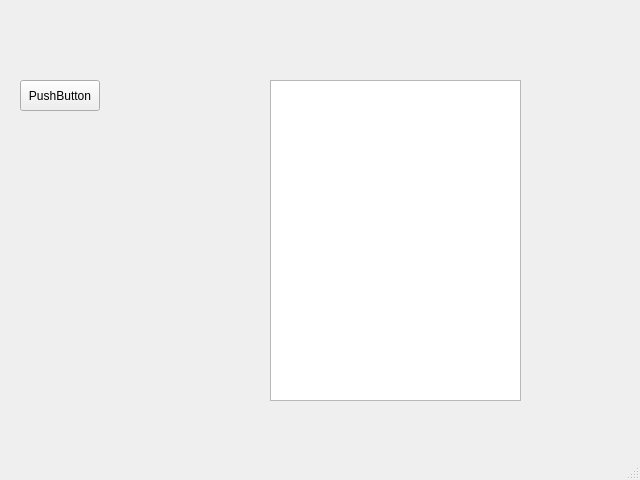
<?xml version="1.0" encoding="UTF-8"?>
<ui version="4.0">
 <class>MainWindow</class>
 <widget class="QMainWindow" name="MainWindow">
  <property name="geometry">
   <rect>
    <x>0</x>
    <y>0</y>
    <width>640</width>
    <height>480</height>
   </rect>
  </property>
  <property name="windowTitle">
   <string>MainWindow</string>
  </property>
  <widget class="QWidget" name="centralwidget">
   <widget class="QPushButton" name="pushButton">
    <property name="geometry">
     <rect>
      <x>20</x>
      <y>80</y>
      <width>80</width>
      <height>31</height>
     </rect>
    </property>
    <property name="text">
     <string>PushButton</string>
    </property>
   </widget>
   <widget class="QTextEdit" name="textEdit">
    <property name="geometry">
     <rect>
      <x>270</x>
      <y>80</y>
      <width>251</width>
      <height>321</height>
     </rect>
    </property>
   </widget>
  </widget>
  <widget class="QMenuBar" name="menubar">
   <property name="geometry">
    <rect>
     <x>0</x>
     <y>0</y>
     <width>640</width>
     <height>17</height>
    </rect>
   </property>
  </widget>
  <widget class="QStatusBar" name="statusbar"/>
 </widget>
 <resources/>
 <connections/>
</ui>
